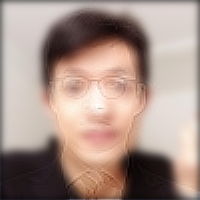
#> input picture hybrid_4_1.png, 200 x 200 px, given in place of xiaohao2.png, which was not available; the run also reads 1 picture not shown here
$ python TestHybrid.py
#> lines starting #> are read from the running program, lines starting #| are printed output that depends on the picture; pictures that were not available may be replaced by others from this repository, and a replacement may not be noted
#> further down, im1 is the input picture: shape (200, 200, 3); mean B, G, R 137.6, 147.2, 169.2
### MyConvolution.py
import numpy as np


def convolve(image: np.ndarray, kernel: np.ndarray) -> np.ndarray:
    """
    Convolve an image with a kernel assuming zero-padding of the image to handle the borders
        :param image: the image (either greyscale shape=(rows,cols) or colour shape=(rows,cols,channels))
        :type numpy.ndarray
        :param kernel: the kernel (shape=(kheight,kwidth); both dimensions odd)
        :type numpy.ndarray
    :returns the convolved image (of the same shape as the input image)
    :rtype numpy.ndarray
    """
    #get image dimenstions
    rows, cols = image.shape[:2]
#> rows = 200; cols = 200
    # flip kernel for proper convolution values
    kernel = np.flip(kernel)
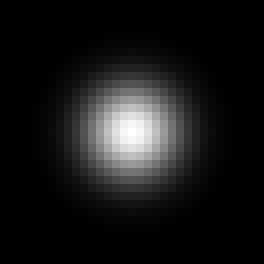
#> kernel: shape (33, 33) float64 (shown 8 times larger); min 1.12e-09, max 0.00995, mean 0.000918; drawn with min black and max white
    kx = kernel.shape[0]
#> kx = 33
    ky = kernel.shape[1]
#> ky = 33
    #find padding
    xpad = kx // 2
#> xpad = 16
    ypad = ky // 2
#> ypad = 16
    #create output kernel
    output = np.zeros(image.shape)

    # if grey-scale
    if len(image.shape) == 2:
        paddedImage = np.pad(image, ((xpad, xpad), (ypad, ypad)))
        # loop through rows and columns of image
        for i in range(0, cols):
            for j in range(0, rows):
                # vector multiplication of image section and kernel
                output[j, i] = (paddedImage[j:j + kx, i:i + ky] * kernel).sum()

    # if rgb
    else:
        paddedImage = np.pad(image, ((xpad, xpad), (ypad, ypad), (0, 0)))
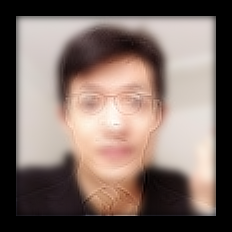
#> paddedImage: shape (232, 232, 3) float64; mean of channels 0, 1, 2 0.401, 0.429, 0.493; drawn as B, G, R
        # loop through rgb values
        for c in range(3):
            # loop through rows and columns of image
            for i in range(0, cols):
                for j in range(0, rows):
                    # vector multiplication of image section and kernel
                    output[j, i, c] = (paddedImage[j:j + kx, i:i + ky, c] * kernel).sum()
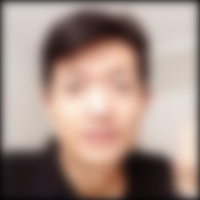
#> output: shape (200, 200, 3) float64; mean of channels 0, 1, 2 0.525, 0.563, 0.648; drawn as B, G, R

    return output

### MyHybridImages.py
import math
import numpy as np

from MyConvolution import convolve

def myHybridImages(lowImage: np.ndarray, lowSigma: float, highImage: np.ndarray, highSigma: float) -> np.ndarray:
    """
    Create hybrid images by combining a low-pass and high-pass filtered pair.
        :param lowImage: the image to low-pass filter (either greyscale shape=(rows,cols) or colour
    shape=(rows,cols,channels))
        :type numpy.ndarray
    :param lowSigma: the standard deviation of the Gaussian used for low-pass filtering lowImage :type float
    :param highImage: the image to high-pass filter (either greyscale shape=(rows,cols) or colour shape=(rows,cols,channels))
        :type numpy.ndarray
        :param highSigma: the standard deviation of the Gaussian used for low-pass filtering highImage
    before subtraction to create the high-pass filtered image
    :type float
    :returns returns the hybrid image created
    by low-pass filtering lowImage with a Gaussian of s.d. lowSigma and combining it with
    a high-pass image created by subtracting highImage from highImage convolved with
    a Gaussian of s.d. highSigma. The resultant image has the same size as the input images.
        :rtype numpy.ndarray
    """
    # get kernels for each image
    lowPassKernel = makeGaussianKernel(lowSigma)
    highPassKernel = makeGaussianKernel(highSigma)
    #normalise each image and use convolution
    lowfImage = convolve(lowImage/255, lowPassKernel)
#> (the run stopped early here; a loop or call above may not have finished)
